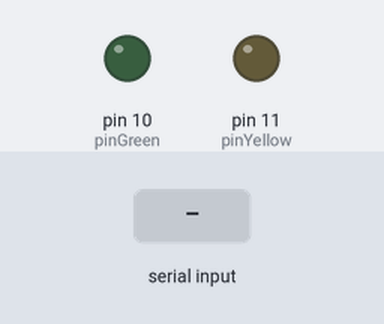
A sketch run on a simulated Arduino Uno, built with avr-gcc and run on an emulated ATmega328P. On the bench: output pins drawn as LEDs (lit = HIGH). Inputs (shaded band) come from the test bench.

Above: at 1.2 s.
1.3 s: "0" received over Serial
At 1.7 s:
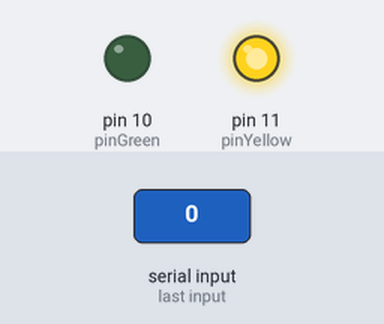
2.8 s: "1" received over Serial
At 4.0 s:
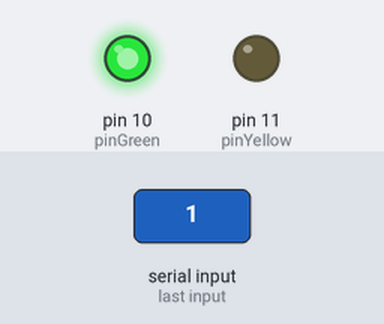
4.3 s: "2" received over Serial
At 5.4 s:
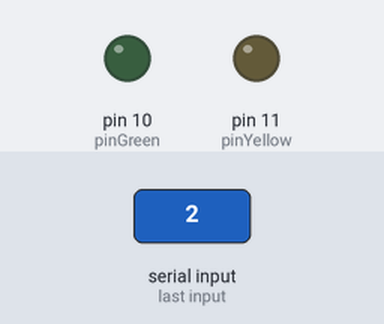
Timing chart, 0 to 7.3 s (numbered marks = the images above; inputs shaded):
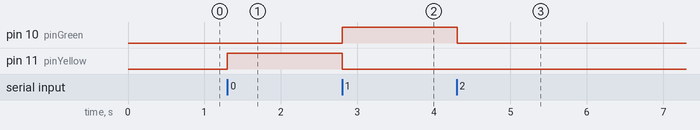

Measured:
- after the input at 1.3 s, pin 11 (pinYellow): LOW → HIGH at once
- after the input at 2.8 s, pin 10 (pinGreen): LOW → HIGH at once; pin 11 (pinYellow): HIGH → LOW at once
- after the input at 4.3 s, pin 10 (pinGreen): HIGH → LOW at once

The sketch:

unity_example.ino
```cpp
int pinGreen = 10;
int pinYellow = 11;
int inByte = 0;
// 0 (48) = default, 1 (49) = ID, 2 (50) = CD, 3 (51) = SD, 4 (52) = MD


void setup() {
  Serial.begin(9600);
  while (!Serial) { ; }
  pinMode(pinGreen, OUTPUT);
  pinMode(pinYellow, OUTPUT);
}

void loop() {
  if (Serial.available()) {
    inByte = Serial.read();
    digitalWrite(pinGreen, LOW);
    digitalWrite(pinYellow, LOW);
  }
  if (inByte == 48) {
    digitalWrite(pinGreen, LOW);
    digitalWrite(pinYellow, HIGH);
    delay(10);
  } else if (inByte == 49) {
    digitalWrite(pinGreen, HIGH);
    digitalWrite(pinYellow, LOW);
    delay(10);
  }
}
```
